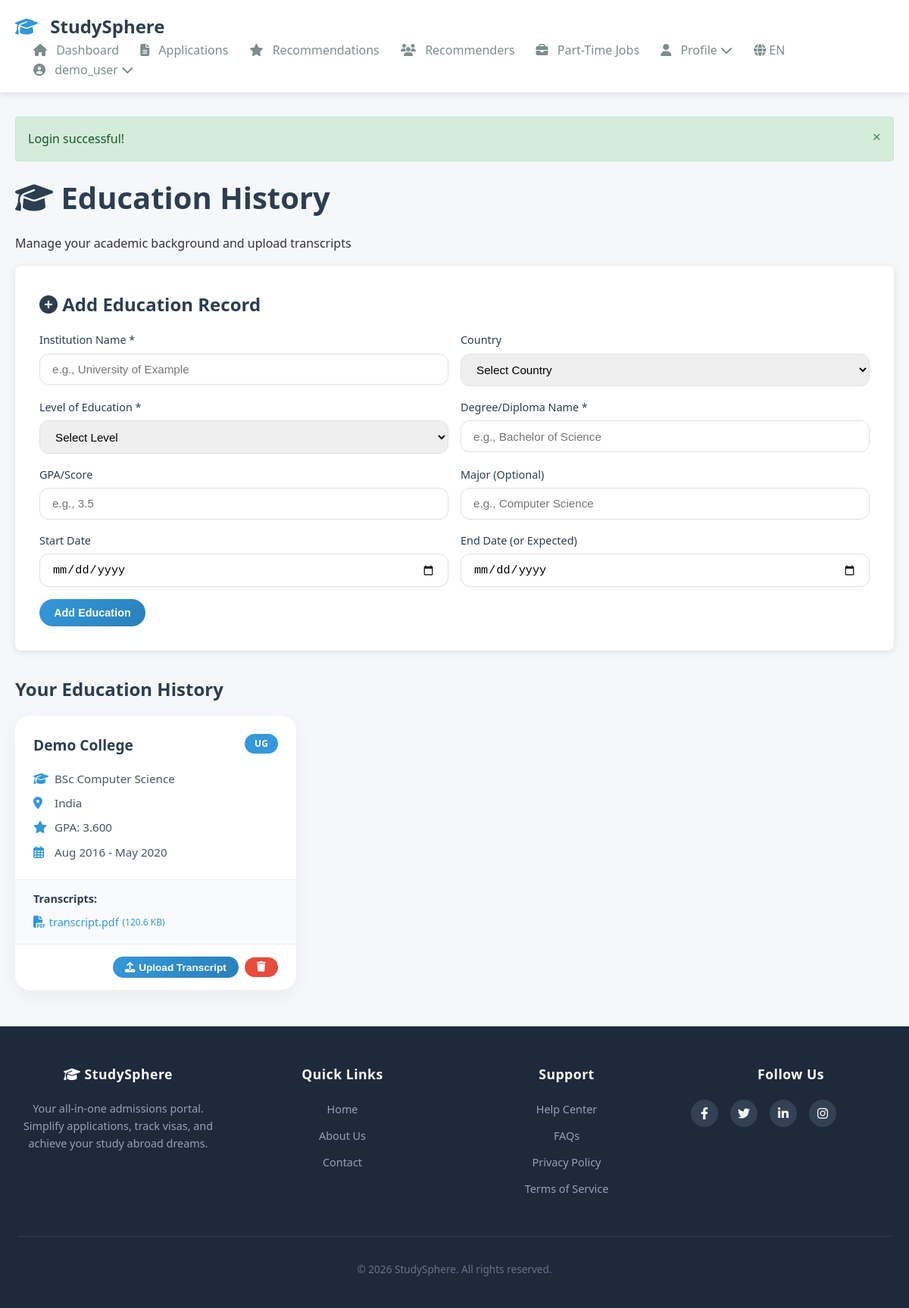
The page /public/student/education.php (signed in) on the database its author committed.
### tables this page shows
CREATE TABLE users (
  user_id INT UNSIGNED NOT NULL AUTO_INCREMENT PRIMARY KEY,
  username VARCHAR(50) NOT NULL UNIQUE,
  email VARCHAR(255) NOT NULL UNIQUE,
  password_hash VARCHAR(255) NOT NULL,
  default_role_id INT UNSIGNED NOT NULL DEFAULT 1,
  is_verified TINYINT(1) NOT NULL DEFAULT 0,
  is_disabled TINYINT(1) NOT NULL DEFAULT 0,
  preferred_language VARCHAR(10) DEFAULT 'en',
  last_login_at DATETIME NULL,
  created_at DATETIME NOT NULL DEFAULT CURRENT_TIMESTAMP,
  updated_at DATETIME NOT NULL DEFAULT CURRENT_TIMESTAMP ON UPDATE CURRENT_TIMESTAMP,
  deleted_at DATETIME NULL,
  FOREIGN KEY (default_role_id) REFERENCES roles(role_id) ON DELETE RESTRICT,
  KEY idx_users_email (email),
  KEY idx_users_username (username)
);

CREATE TABLE education_records (
  record_id INT UNSIGNED NOT NULL AUTO_INCREMENT PRIMARY KEY,
  student_id INT UNSIGNED NOT NULL,
  level ENUM('High School','UG','GRAD','PHD','Other') NOT NULL,
  institution_name VARCHAR(255) NULL,
  country_code CHAR(2) NULL,
  degree_name VARCHAR(255) NULL,
  major_id INT UNSIGNED NULL,
  gpa DECIMAL(6,3) NULL,
  grading_scale DECIMAL(6,3) NULL,
  start_date DATE NULL,
  end_date DATE NULL,
  medium VARCHAR(50) NULL,
  ceeb_code VARCHAR(50) NULL,
  notes TEXT NULL,
  created_at DATETIME NOT NULL DEFAULT CURRENT_TIMESTAMP,
  updated_at DATETIME NULL,
  deleted_at DATETIME NULL,
  FOREIGN KEY (student_id) REFERENCES students(student_id) ON DELETE CASCADE,
  FOREIGN KEY (country_code) REFERENCES countries(iso2) ON DELETE SET NULL,
  FOREIGN KEY (major_id) REFERENCES subjects(subject_id) ON DELETE SET NULL,
  KEY idx_education_student (student_id),
  KEY idx_education_major (major_id),
  KEY idx_education_country (country_code)
);

CREATE TABLE countries (
  iso2 CHAR(2) NOT NULL PRIMARY KEY,
  iso3 CHAR(3) NULL,
  name VARCHAR(255) NOT NULL,
  region VARCHAR(100) NULL,
  flag_url VARCHAR(1024) NULL,
  phone_code VARCHAR(16) NULL,
  created_at DATETIME NOT NULL DEFAULT CURRENT_TIMESTAMP,
  KEY idx_countries_name (name)
);

CREATE TABLE attachments (
  attachment_id INT UNSIGNED NOT NULL AUTO_INCREMENT PRIMARY KEY,
  uploader_user_id INT UNSIGNED NOT NULL,
  filename VARCHAR(255) NOT NULL,
  file_url VARCHAR(2048) NOT NULL,
  file_type VARCHAR(100) NULL,
  file_size INT UNSIGNED NULL,
  checksum VARCHAR(128) NULL,
  verified_by_admin_id INT UNSIGNED NULL,
  verified_at DATETIME NULL,
  created_at DATETIME NOT NULL DEFAULT CURRENT_TIMESTAMP,
  deleted_at DATETIME NULL,
  created_by INT UNSIGNED NULL,
  updated_by INT UNSIGNED NULL,
  updated_at DATETIME NULL,
  FOREIGN KEY (uploader_user_id) REFERENCES users(user_id) ON DELETE CASCADE,
  FOREIGN KEY (verified_by_admin_id) REFERENCES users(user_id) ON DELETE SET NULL,
  FOREIGN KEY (created_by) REFERENCES users(user_id) ON DELETE SET NULL,
  FOREIGN KEY (updated_by) REFERENCES users(user_id) ON DELETE SET NULL,
  KEY idx_attachments_uploader (uploader_user_id),
  KEY idx_attachments_verified_by (verified_by_admin_id),
  KEY idx_attachments_created_at (created_at),
  KEY idx_attachments_file_type (file_type)
);

### public/student/education.php (the view, shortened to what the rows shown need)
<?php
require_once '../../app/includes/init.php';
require_once '../../app/templates/header.php';
$auth = new Auth();
$student_id = $auth->getStudentId();
$db = new Database();
$education_records = $db->fetchAll(
    "SELECT er.*, c.name as country_name
     FROM education_records er
     LEFT JOIN countries c ON er.country_code = c.iso2
     WHERE er.student_id = ? AND er.deleted_at IS NULL
     ORDER BY er.end_date DESC",
    [$student_id]
);
?>
<div class="page-header">
    <h1><i class="fas fa-graduation-cap"></i> Education History</h1>
</div>
<?php if (empty($education_records)): ?>
    <div class="empty-state">
        <i class="fas fa-graduation-cap fa-4x"></i>
        <h4>No education records yet</h4>
        <p>Add your first education record using the form above.</p>
    </div>
<?php else: ?>
    <div class="records-grid">
        <?php foreach ($education_records as $record): ?>
            <div class="record-card">
                <div class="record-header">
                    <h4><?php echo htmlspecialchars($record['institution_name']); ?></h4>
                    <span class="record-level"><?php echo $record['level']; ?></span>
                </div>
                <div class="record-body">
                    <div class="record-detail">
                        <i class="fas fa-graduation-cap"></i>
                        <span><?php echo htmlspecialchars($record['degree_name']); ?></span>
                    </div>
                    <?php if ($record['country_name']): ?>
                        <div class="record-detail">
                            <i class="fas fa-map-marker-alt"></i>
                            <span><?php echo $record['country_name']; ?></span>
                        </div>
                    <?php endif; ?>
                    <?php if ($record['gpa']): ?>
                        <div class="record-detail">
                            <i class="fas fa-star"></i>
                            <span>GPA: <?php echo $record['gpa']; ?></span>
                        </div>
                    <?php endif; ?>
                    <?php if ($record['start_date']): ?>
                        <div class="record-detail">
                            <i class="far fa-calendar-alt"></i>
                            <span>
                                <?php echo Helpers::formatDate($record['start_date'], 'M Y'); ?> -
                                <?php echo $record['end_date'] ? Helpers::formatDate($record['end_date'], 'M Y') : 'Present'; ?>
                            </span>
                        </div>
                    <?php endif; ?>
                </div>
                <?php
                $transcripts = $db->fetchAll(
                    "SELECT a.* FROM attachments a
                     JOIN education_documents ed ON a.attachment_id = ed.attachment_id
                     WHERE ed.education_record_id = ? AND a.deleted_at IS NULL",
                    [$record['record_id']]
                );
                ?>
                <?php if (!empty($transcripts)): ?>
                    <div class="transcript-list">
                        <strong>Transcripts:</strong>
                        <ul>
                            <?php foreach ($transcripts as $doc): ?>
                                <li>
                                    <a href="<?php echo $doc['file_url']; ?>" target="_blank" class="transcript-link">
                                        <i class="fas fa-file-pdf"></i> <?php echo htmlspecialchars($doc['filename']); ?>
                                        <small>(<?php echo round($doc['file_size']/1024, 1); ?> KB)</small>
                                    </a>
                                </li>
                            <?php endforeach; ?>
                        </ul>
                    </div>
                <?php endif; ?>
                <div class="record-footer">
                    <button class="btn btn-small btn-primary" onclick="toggleUpload(<?php echo $record['record_id']; ?>)">
                        <i class="fas fa-upload"></i> Upload Transcript
                    </button>
                    <form method="POST" style="display:inline;" onsubmit="return confirm('Delete this education record?');">
                        <button type="submit" name="delete_record" class="btn btn-small btn-danger">
                            <i class="fas fa-trash"></i>
                        </button>
                    </form>
                </div>
            </div>
        <?php endforeach; ?>
    </div>
<?php endif; ?>
<?php require_once '../../app/templates/footer.php'; ?>

### app/templates/header.php (shortened to what the rows shown need)
<?php
$current_user = isset($_SESSION['user_id']) ? (new Auth())->getCurrentUser() : null;
?>
<!DOCTYPE html>
<html lang="en">
<head>
    <link rel="stylesheet" href="/studysphere/public/assets/css/main.css">
    <link rel="stylesheet" href="https://cdnjs.cloudflare.com/ajax/libs/font-awesome/6.4.0/css/all.min.css">
</head>
<body>
    <nav class="navbar">
        <div class="container">
            <div class="nav-menu" id="navMenu">
                <?php if (isset($_SESSION['user_id'])): ?>
                    <?php if ($_SESSION['role'] == 'student'): ?>
                        <a href="/studysphere/public/student/dashboard.php" class="nav-link">
                            <i class="fas fa-home"></i> <span class="nav-text">Dashboard</span>
                        </a>
                        <a href="/studysphere/public/student/applications.php" class="nav-link">
                            <i class="fas fa-file-alt"></i> <span class="nav-text">Applications</span>
                        </a>
                        <a href="/studysphere/public/student/program_recommendations.php" class="nav-link">
                            <i class="fas fa-star"></i> <span class="nav-text">Recommendations</span>
                        </a>
                        <a href="/studysphere/public/student/recommenders.php" class="nav-link">
                        <i class="fas fa-users"></i> <span class="nav-text">Recommenders</span>
                        </a>
                        <a href="/studysphere/public/student/jobs.php" class="nav-link">
                        <i class="fas fa-briefcase"></i> <span class="nav-text">Part-Time Jobs</span>
                        </a>
                        <div class="nav-dropdown">
                        <a href="#" class="nav-link dropdown-toggle">
                            <i class="fas fa-user"></i> <span class="nav-text">Profile</span> <i class="fas fa-chevron-down"></i>
                        </a>
                    </div>
                    <?php endif; ?>
                    <div class="nav-dropdown lang-switcher">
    <a href="#" class="nav-link dropdown-toggle">
        <i class="fas fa-globe"></i> <?= strtoupper(Lang::getInstance()->getCurrentLang()) ?>
    </a>
</div>
                    <div class="nav-dropdown user-dropdown">
                        <a href="#" class="nav-link dropdown-toggle">
                            <i class="fas fa-user-circle"></i>
                            <span class="nav-text">
                                <?php
                                if ($current_user && !empty($current_user['first_name'])) {
                                    echo htmlspecialchars($current_user['first_name']);
                                } else {
                                    echo htmlspecialchars($_SESSION['username']);
                                }
                                ?>
                            </span>
                            <i class="fas fa-chevron-down"></i>
                        </a>
                    </div>
<?php endif; ?>
            </div>
        </div>
    </nav>
    <div class="container">

### rows shown on the page
users: preferred_language "EN"
education_records: institution_name "Demo College", level "UG", degree_name "BSc Computer Science", country_code.name "India", gpa "3.600", start_date "Aug 2016", end_date "May 2020"
attachments: filename "transcript.pdf", $doc['file_size']/1024 "120.6"

### other values the page prints
$_SESSION['username'] "demo_user"
$flash['message'] "Login successful!"
